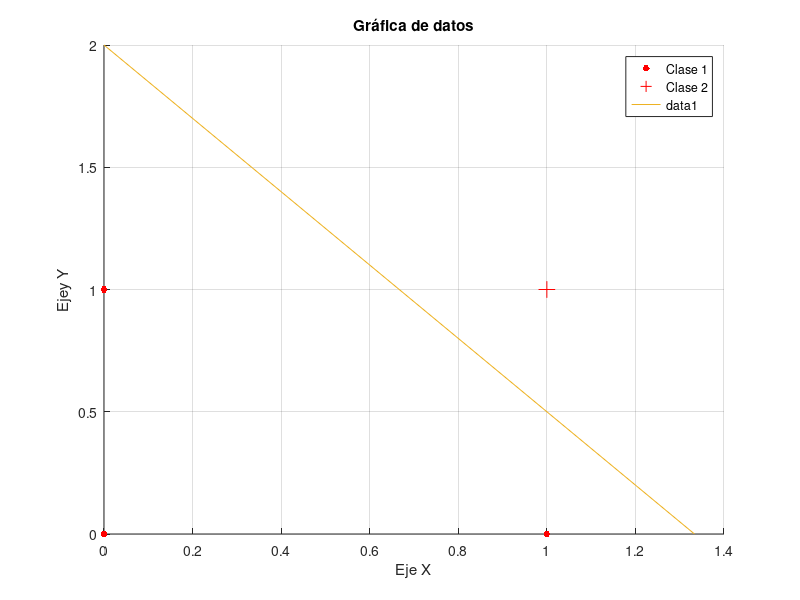

The MATLAB source for this figure:
%Practica 5a 
%Equipo 8

clc
clear all
close all
warning off all

AND_GATE = [0 0 0;
            0 1 0;
            1 0 0;
            1 1 1];
w = zeros(1,3);
r = 0;
        
for aux=1:3
    fprintf('Escribe el peso w%d: ',aux);
    w(aux)=input('');
end
r = input('Ingresa el coeficiende te aprendizaje r: ');

display("Valores Iniciales de W:");
display(w);

iteration = 1;
while 1
    wAux = w;
    for aux=1:4
        Xn = [AND_GATE(aux,1) AND_GATE(aux,2) 1];
        fsal = Xn*w.';
        if(fsal >= 0 && AND_GATE(aux,3) == 0)
            w = w - r*Xn;
        end
        if(fsal <= 0 && AND_GATE(aux,3) == 1)
            w = w + r*Xn;
        end
    end
    
    if(~isequal(w,wAux))
        fprintf('Iteracion %d: \n',iteration);
        display(w.');
    else
        break;
    end
    iteration = iteration + 1;
end

fprintf('fsal = %d x + %d x %d\n',w(1),w(2),w(3));

figure(1)
grid on
hold on


plot(AND_GATE(1:3,1),AND_GATE(1:3,2),'.','MarkerSize',15,'DisplayName','Clase 1','color','r')
plot(AND_GATE(4,1),AND_GATE(4,2),'+','MarkerSize',12,'DisplayName','Clase 2','color','r')
plot([-w(3)/w(1) 0],[0 -w(3)/w(2)])


xlabel('Eje X')
ylabel('Ejey Y')
title('Gráfica de datos')
legend
